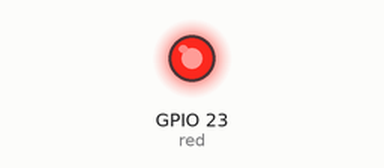
A program run on a simulated Raspberry Pi (BCM pin numbers). Parts: output pins drawn as LEDs (lit = HIGH).

Above: at 0.05 s.
At 1.5 s:
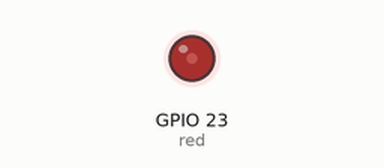
At 2.15 s:
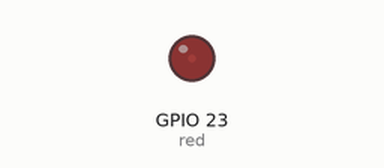
At 3.6 s:
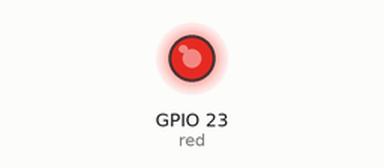
Timing chart, 0 to 5.3 s (numbered marks = the images above):
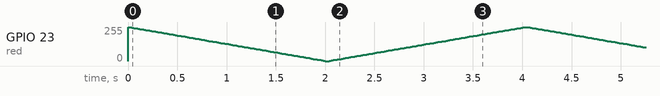

The program:

dimmare_led.py
```python
import RPi.GPIO as GPIO
from time import sleep

GPIO.setmode(GPIO.BCM)

GPIO.setup(23, GPIO.OUT)

# con PWM dovrei assegnare la porta 23
red = GPIO.PWM(23, 100)

# il led red parte con una intennsita di 100
red.start(100)

pause_time = 0.02

try:
	while True:
		# diminuisco l'intensita
		for i in range(0,101):
			red.ChangeDutyCycle(100 - i)
			sleep(pause_time)
		# aumento l'intensita
		for i in range(0,101):
			red.ChangeDutyCycle(0 + i)
			sleep(pause_time)

except KeyboardInterrupt:
	red.stop()
	GPIO.cleanup()
```
